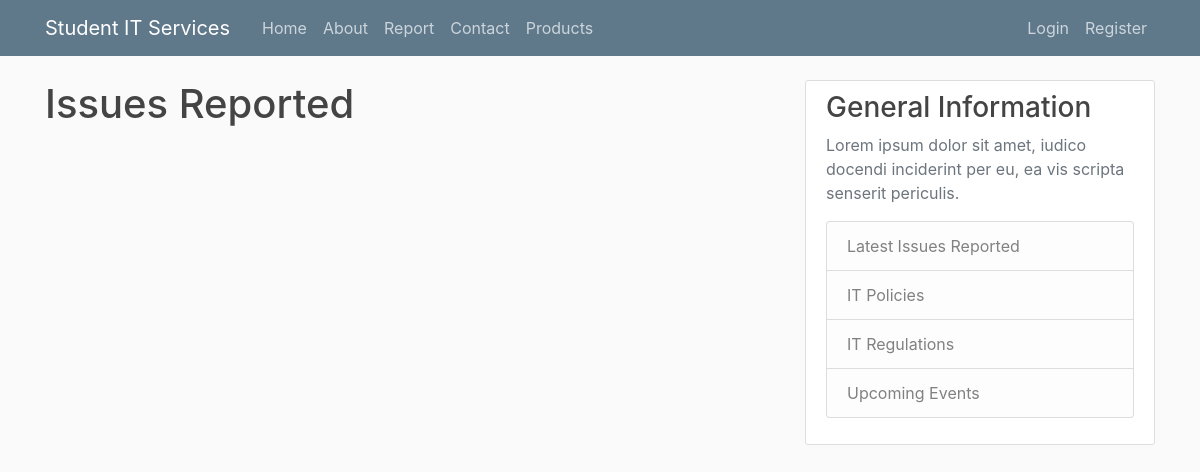
/report, run on an earlier commit of the app's database.
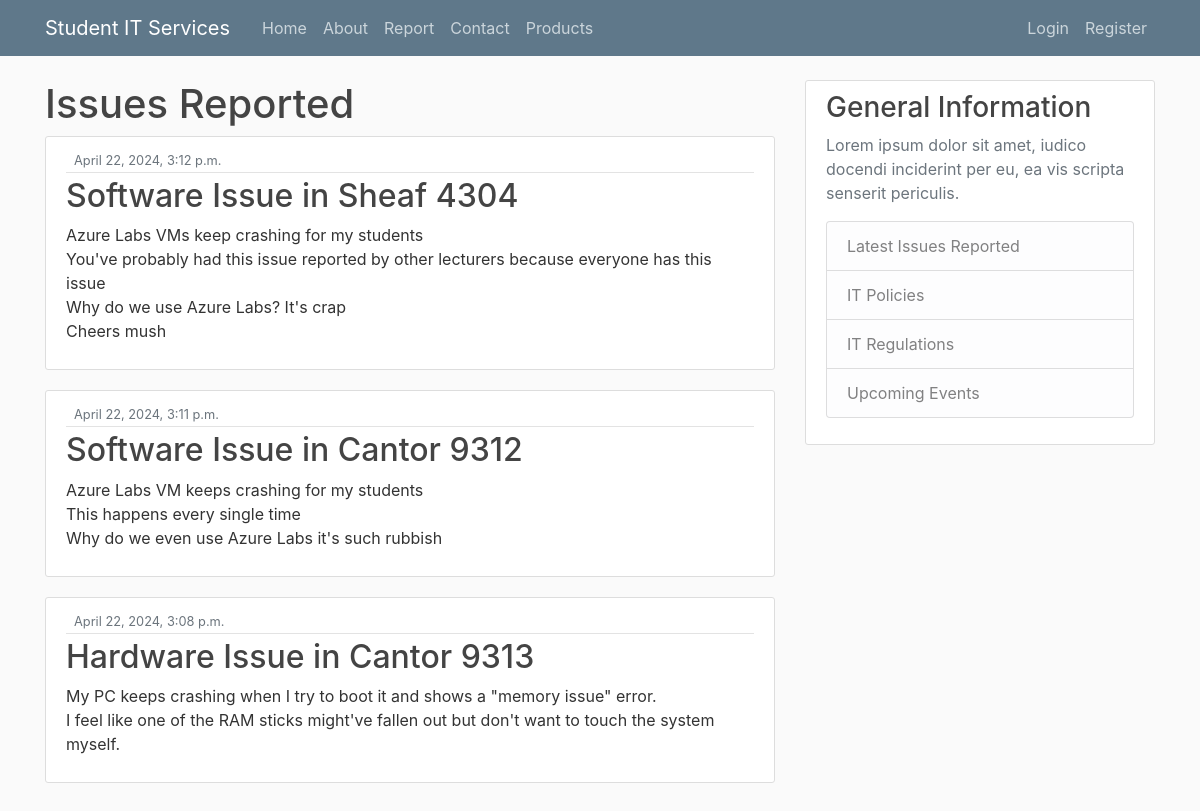
And on a later commit of the database.
### itreporting/models.py (models this page shows, shortened)
class Issue(models.Model):
    type = models.CharField(max_length = 100 , choices = [('Hardware', 'Hardware'), ('Software', 'Software')])
    room = models.CharField(max_length = 100)
    urgent = models.BooleanField(default = False)
    details = models.TextField()
    date_submitted = models.DateTimeField(default = timezone.now)
    author = models.ForeignKey(User, related_name = 'issues', on_delete = models.CASCADE)
    def __str__(self):
        return f'{self.type} Issue in {self.room}'

### itreporting/views.py (the view)
# urls.py: path('report', PostListView.as_view(), name = 'report'),
class PostListView(ListView):
    model = Issue
    template_name = 'itreporting/report.html'
    context_object_name = 'issues'
    ordering = ['-date_submitted']
    paginate_by = 5

### itreporting/templates/itreporting/report.html (shortened to what this page needs)
{% extends "itreporting/base.html" %}
{% block content %}
<h1>Issues Reported</h1>
{% for issue in issues %}
    <article class="media content-section">
        <div class="media-body">
            <div class="article-metadata">
                <small class="text-muted">{{ issue.date_submitted }}</small>
            </div>
            <h2><a class="article-title" href="{% url 'itreporting:issue-detail' issue.id %}">{{ issue }}</a></h2>
            <p class="article-content">{{ issue.details }}</p>
        </div>
    </article>
{% endfor %}
{% endblock content %}

### itreporting/templates/itreporting/base.html (shortened to what this page needs)
{% load static %}
<!DOCTYPE html>
<html>
<head>
    <link rel="stylesheet" href="https://cdn.jsdelivr.net/npm/bootstrap@4.0.0/dist/css/bootstrap.min.css">
    <link rel="stylesheet" type="text/css" href="{% static 'css/styles.css' %}" />
<link rel="stylesheet" href="{% url 'itreporting:home' %}"/></head>
<body>
    <div class="container">
        <header class="site-header">
            <nav class="navbar navbar-expand-md navbar-dark bg-steel fixed-top">
                <div class="container">
                <a class="navbar-brand mr-4" href="#">Student IT Services</a>
                <div class="collapse navbar-collapse" id="navbarToggle">
                    <div class="navbar-nav mr-auto">
                        <a class="nav-item nav-link" href="{% url 'itreporting:home' %}">Home</a>
                        <a class="nav-item nav-link" href="{% url 'itreporting:about' %}">About</a>
                        <a class="nav-item nav-link" href="{% url 'itreporting:report' %}">Report</a>
                        <a class="nav-item nav-link" href="{% url 'itreporting:contact' %}">Contact</a>
                        <a class="nav-item nav-link" href="{% url 'products' %}">Products</a>
                    </div>
                    <div class="navbar-nav">
                        {% if user.is_authenticated %}
                        <a class="nav-item nav-link" href="{% url 'itreporting:issue-create' %}">Report New Issue</a>
                        <a class="nav-item nav-link" href="{% url 'profile' %}">Profile</a>
                        {% csrf_token %}
                        <!-- <form method="post" action="{% url 'logout' %}">
                            {% csrf_token %}
                            <button type="submit">Logout</button>
                       </form> -->
                        <form id="frm_logout" method="post" action="{% url 'logout' %}">
                            {% csrf_token %}
                            <a  href="javascript:$('#frm_logout').submit();" class="px-4 py-3 rounded-xl text-white bg-teal-600 hover:bg-teal-700">Logout</a>
                        </form>
                        <script src="https://code.jquery.com/jquery-3.6.0.min.js"></script>
                        {% else %}
                            <a class="nav-item nav-link" href="{% url 'login' %}">Login</a>
                            <a class="nav-item nav-link" href="{% url 'register' %}">Register</a>
                        {% endif %}
                    </div>
                </div>
                </div>
            </nav>
        </header>
        <div class="row">
            <div class="col-md-8">
            {% block content %}{% endblock %}
            </div>
            <div class="col-md-4">
                <div class="content-section">
                    <h3>General Information</h3>
                    <p class='text-muted'>Lorem ipsum dolor sit amet, iudico docendi inciderint per eu, ea vis scripta senserit periculis.
                      <ul class="list-group">
                        <li class="list-group-item list-group-item-light">Latest Issues Reported</li>
                        <li class="list-group-item list-group-item-light">IT Policies</li>
                        <li class="list-group-item list-group-item-light">IT Regulations</li>
                        <li class="list-group-item list-group-item-light">Upcoming Events</li>
                      </ul>
                    </p>
                  </div>
            </div>
        </div>
    </div>
</body>
</html>

### itreporting/static/css/styles.css (style rules this page uses)
html { position: relative; min-height: 100%; }
body { background: #fafafa; color: #333333; margin-top: 5rem; margin-bottom: 50px; }
h1, h2, h3, h4, h5, h6 { color: #444444; }
ul { margin: 0; }
.bg-steel { background-color: #5f788a; }
.site-header .navbar-nav .nav-link { color: #cbd5db; }
.content-section { background: #ffffff; padding: 10px 20px; border: 1px solid #dddddd; border-radius: 3px; margin-bottom: 20px; }
.article-title { color: #444444; }
.article-content { white-space: pre-line; }
.article-metadata { padding-bottom: 1px; margin-bottom: 4px; border-bottom: 1px solid #e3e3e3 }

What changed in the data, as far as the page shows it:
added Issue: date_submitted "April 22, 2024, 3:12 p.m.", type+room "Software Issue in Sheaf 4304", details "Azure Labs VMs keep crashing for my students You've probably had this issue reported by other lecturers because everyone has this issue Why do we use Azure Labs? It's crap Cheers mush"
added Issue: date_submitted "April 22, 2024, 3:11 p.m.", type+room "Software Issue in Cantor 9312", details "Azure Labs VM keeps crashing for my students This happens every single time Why do we even use Azure Labs it's such rubbish"
added Issue: date_submitted "April 22, 2024, 3:08 p.m.", type+room "Hardware Issue in Cantor 9313", details "My PC keeps crashing when I try to boot it and shows a \"memory issue\" error. I feel like one of the RAM sticks might've fallen out but don't want to touch the system myself."
